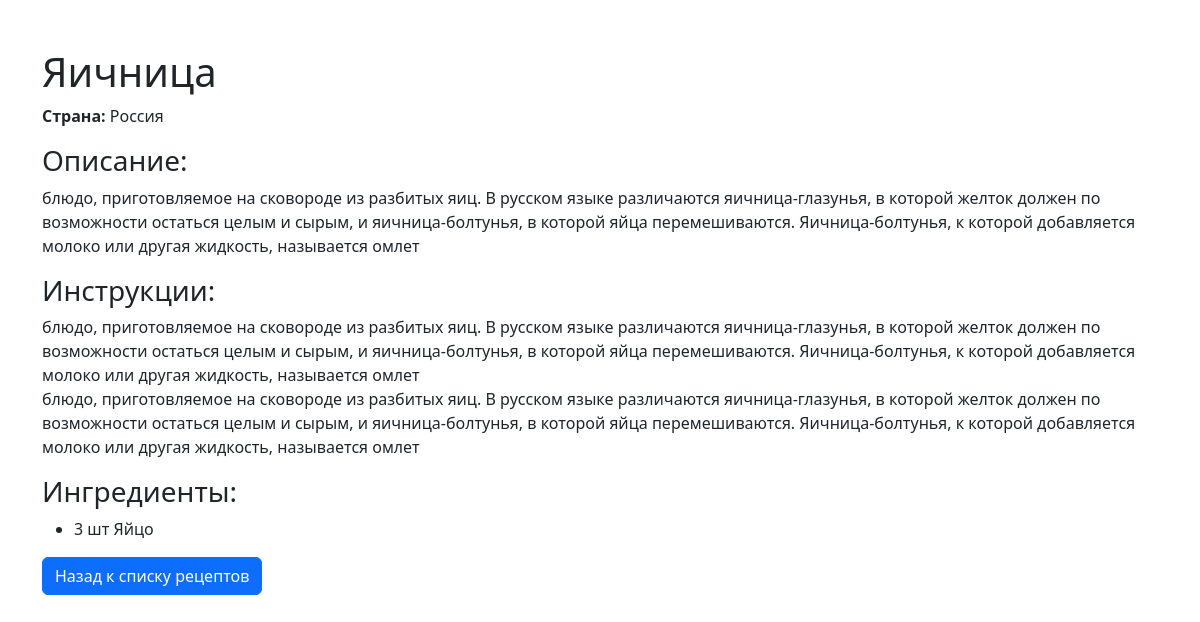
Page /admin/full_recipe.php?id=15 on the committed database.
### tables this page shows
CREATE TABLE `recipes` (
  `id` int NOT NULL,
  `title` varchar(255) NOT NULL,
  `description` text,
  `instructions` text,
  `country_id` int DEFAULT NULL,
  `image_path` varchar(255) DEFAULT NULL,
  `created_at` datetime DEFAULT CURRENT_TIMESTAMP
);

CREATE TABLE `countries` (
  `id` int NOT NULL,
  `name` varchar(255) NOT NULL
);

CREATE TABLE `recipe_ingredients` (
  `id` int NOT NULL,
  `recipe_id` int DEFAULT NULL,
  `ingredient_id` int DEFAULT NULL,
  `amount` float DEFAULT NULL,
  `measurement_id` int DEFAULT NULL
);

CREATE TABLE `measurements` (
  `id` int NOT NULL,
  `unit` varchar(50) NOT NULL
);

CREATE TABLE `ingredients` (
  `id` int NOT NULL,
  `name` varchar(255) NOT NULL
);

### admin/full_recipe.php (the view, shortened to what this page needs)
<?php
include 'database.php';
$recipe_id = isset($_GET['id']) ? (int)$_GET['id'] : 0;
$recipe_stmt = $mysqli->prepare("SELECT r.title, r.description, r.instructions, c.name AS country_name
                                  FROM recipes r
                                  LEFT JOIN countries c ON r.country_id = c.id
                                  WHERE r.id = ?");
$recipe_stmt->bind_param("i", $recipe_id);
$recipe_stmt->execute();
$recipe_result = $recipe_stmt->get_result();
$recipe = $recipe_result->fetch_assoc();
$ingredients_stmt = $mysqli->prepare("SELECT i.name, ri.amount, m.unit
                                      FROM recipe_ingredients ri
                                      LEFT JOIN ingredients i ON ri.ingredient_id = i.id
                                      LEFT JOIN measurements m ON ri.measurement_id = m.id
                                      WHERE ri.recipe_id = ?");
$ingredients_stmt->bind_param("i", $recipe_id);
$ingredients_stmt->execute();
$ingredients_result = $ingredients_stmt->get_result();
?>
<!DOCTYPE html>
<html lang="ru">
<head>
    <link href="https://cdn.jsdelivr.net/npm/bootstrap@5.3.0/dist/css/bootstrap.min.css" rel="stylesheet">
</head>
<body>
<div class="container mt-5">
    <h1><?php echo htmlspecialchars($recipe['title']); ?></h1>
    <p><strong>Страна:</strong> <?php echo htmlspecialchars($recipe['country_name']); ?></p>
    <h3>Описание:</h3>
    <p><?php echo nl2br(htmlspecialchars($recipe['description'])); ?></p>
    <h3>Инструкции:</h3>
    <p><?php echo nl2br(htmlspecialchars($recipe['instructions'])); ?></p>
    <h3>Ингредиенты:</h3>
    <ul>
        <?php while ($ingredient = $ingredients_result->fetch_assoc()): ?>
            <li>
                <?php echo htmlspecialchars($ingredient['amount']) . ' ' . htmlspecialchars($ingredient['unit']) . ' ' . htmlspecialchars($ingredient['name']); ?>
            </li>
        <?php endwhile; ?>
    </ul>
    <a href="recipes.php" class="btn btn-primary">Назад к списку рецептов</a>
</div>
</body>
</html>

### rows in the picture
recipes: title "Яичница", country.name "Россия", description "блюдо, приготовляемое на сковороде из разбитых яиц. В русском языке различаются яичница-глазунья, в которой желток должен по возможности остаться целым и сырым, и яичница-болтунья, в которой яйца перемешиваются. Яичница-болтунья, к которой добавляется молоко или другая жидкость, называется омлет", instructions "блюдо, приготовляемое на сковороде из разбитых яиц. В русском языке различаются яичница-глазунья, в которой желток должен по возможности остаться целым и сырым, и яичница-болтунья, в которой яйца перемешиваются. Яичница-болтунья, к которой добавляется молоко или другая жидкость, называется омлет блюдо, приготовляемое на сковороде из разбитых яиц. В русском языке различаются яичница-глазунья, в которой желток должен по возможности остаться целым и сырым, и яичница-болтунья, в которой яйца перемешиваются. Яичница-болтунья, к которой добавляется молоко или другая жидкость, называется омлет"
recipe_ingredients: amount "3", measurement.unit "шт", ingredient.name "Яйцо"
